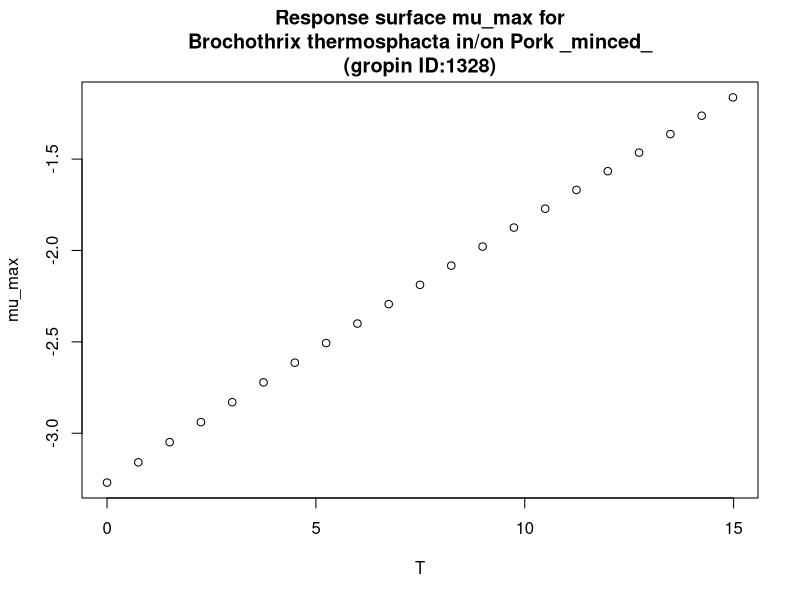

The R source for this figure:
#############################
# start of Parameter script
#############################
T <- seq(0,14.985014985015,length.out=21)
#############################
# end of Parameter script
#############################
############################# 
# start of Model script Gropin ID 1328 
#############################
 
# constant coefficients for this model
 
variables <- data.frame(T)
argumentsPar <- expand.grid(variables)
 
# heart of the model
response_surface <- function(T) {
   mumax <-log(0.038)-(91.9/0.00831)*((1/(T+273))-(1/273))

return(mumax=mumax)
} 

# output parameters
mumax <- cbind(argumentsPar,response_surface(argumentsPar['T']))
colnames(mumax) <- c(colnames(argumentsPar),'mumax')
#############################
# End of Model script
#############################
############################# 
# start of Visualisation script Gropin ID 1328 
#############################
plot(T,mumax$mumax,
                          xlab='T',
                          ylab='mu_max',main='Response surface mu_max for
Brochothrix thermosphacta in/on Pork _minced_
(gropin ID:1328)')
#############################
# End of Visualisation script
#############################
